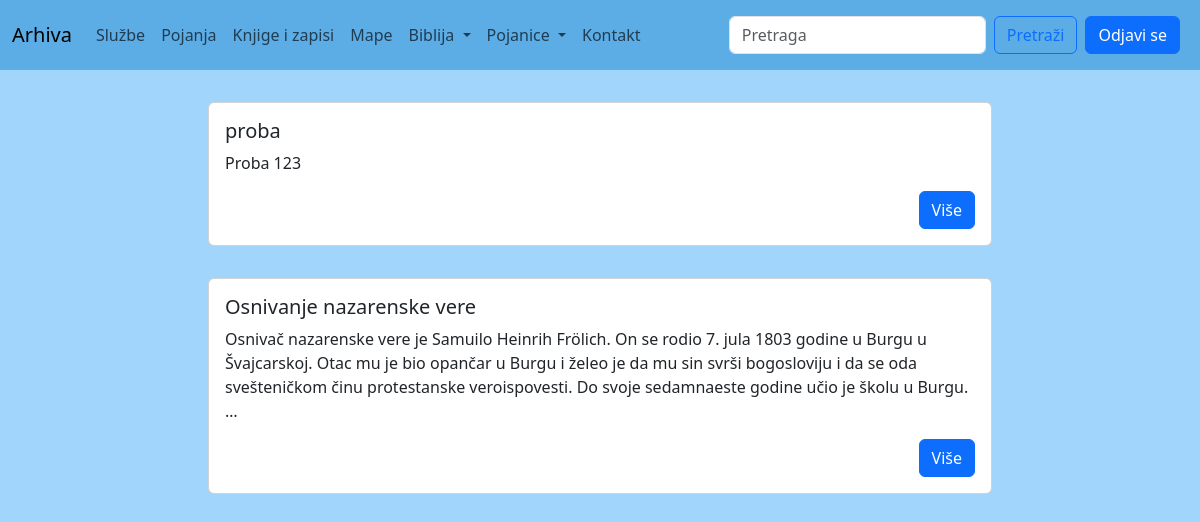
Screenshot of /knjige-i-spisi/ (signed in) with the database file from the repository.
### knjige/models.py (models this page shows, shortened)
class Knjiga(models.Model):
	knjiga = models.FileField(upload_to='files/knjige/',blank=True, null='')
	title = models.CharField(max_length=120,blank=True, null=True)
	slug = models.SlugField(unique=True,blank=True, null=True)
	opis = models.TextField(null=True,blank=True)
	where_to_buy_link = models.CharField(max_length=120,blank=True, null=True)
	kontakt_za_porudzbine = models.CharField(max_length=140,blank=True, null=True)
	broj_telefona_porudzbine = models.CharField(max_length=140,blank=True, null=True)
	objects = KnjigeManager()
	def get_absolute_url(self):
		return f"/knjige-i-spisi/{self.slug}"

### knjige/views.py (the view)
# urls.py: path('knjige-i-spisi/', knjiga_list_view,name='knjiga_list_view'),
@login_required(login_url="/login/")
def knjiga_list_view(request):
	qs = Knjiga.objects.all()
	template_name = 'list.html'
	context = {'object_list': qs}
	return render(request, template_name, context)

### knjige/models.py (called while the page is built)
	def get_queryset(self):
		return KnjigeQuerySet(self.model, using=self._db)

### knjige/templates/list.html (shortened to what this page needs)
{% extends "base.html" %}
{% block content %}
<div class="row pt-4">
    {% for object in object_list %}
        {% include 'list-inline.html' with knjiga=object truncate=True detail=False %}
    {% endfor %}
</div>
{% endblock %}

### knjige/templates/list-inline.html
<div class="col-12 col-md-8 mb-3 mx-auto p-2">
	<div class="card p-3">
		<div cass="card-body ">
			<h5 class="card-title">{{knjiga.title}} </h5>
			<p class="card-text">
				{% if truncate %}
					{{knjiga.opis|truncatewords:50}}
				{% else %}
					{{knjiga.opis}}
				{% endif %}
			</p>
			{% if not detail %}
				{% if user.is_authenticated %}
				<div class="d-flex justify-content-end">
					<a href="{{knjiga.get_absolute_url}}" class="btn btn-primary">Više</a>
				</div>
				{% endif %}
			{% endif %}
		</div>
	</div>
</div>

### rows the page displays
Knjiga: title "proba", opis "Proba 123"
Knjiga: title "Osnivanje nazarenske vere", opis "Osnivač nazarenske vere je Samuilo Heinrih Frölich. On se rodio 7. jula 1803 godine u Burgu u Švajcarskoj. Otac mu je bio opančar u Burgu i želeo je da mu sin svrši bogosloviju i da se oda svešteničkom činu protestanske veroispovesti. Do svoje sedamnaeste godine učio je školu u Burgu. …"
